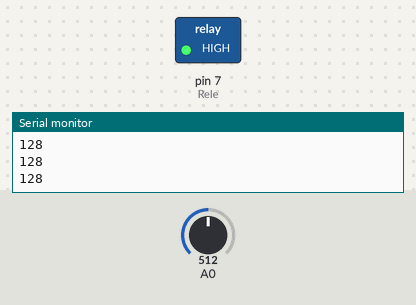
A sketch run on a simulated Arduino Uno, built with avr-gcc and run on an emulated ATmega328P. Shown: switched loads named in the sketch (green lamp = pin HIGH), the last lines printed to the serial monitor. The inputs (shaded band) are chosen by the test bench; at power-on: A0 = 512.

Above: at 1.2 s.
1.3 s: A0 set to 781
2.8 s: A0 set to 806
At 3.4 s:
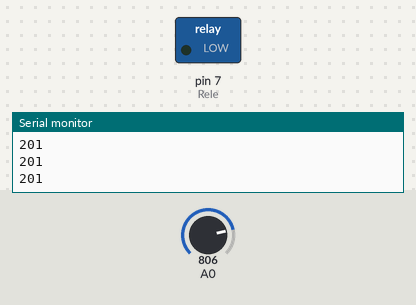
4.3 s: A0 set to 716
At 5.5 s:
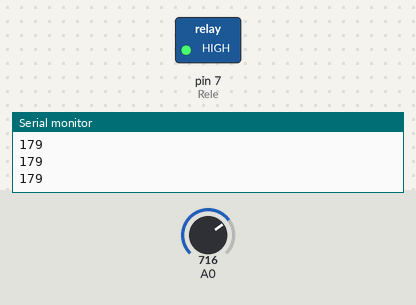
5.8 s: A0 set to 900
At 6.9 s:
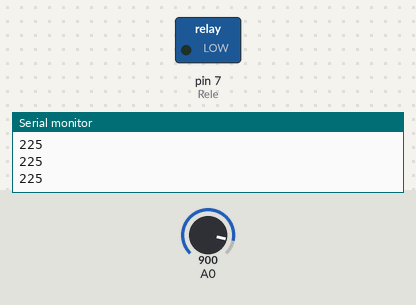
Timing chart, 0 to 8.3 s (numbered marks = the images above; inputs shaded):
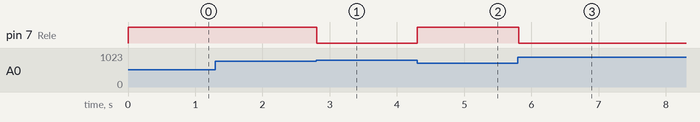

Measured:
- the behaviour switches between 799 and 800 on A0 (found by bisection; images 0 and 1)
- after the input at 2.8 s, pin 7 (Rele): HIGH → LOW at once
- after the input at 4.3 s, pin 7 (Rele): LOW → HIGH at once
- after the input at 5.8 s, pin 7 (Rele): HIGH → LOW at once

The sketch:

Potenciometro.ino
```cpp
int Rele = 7;
int cant;
void setup() {
  pinMode(Rele,OUTPUT);
  Serial.begin(9600);
}
void loop(){
  cant = analogRead (A0) / 4;
  Serial.println(cant);
  if(cant >= 200){ //Pote de 1Kohm
    digitalWrite(Rele,LOW);
  }else{
    digitalWrite(Rele,HIGH);
  }
}
```
